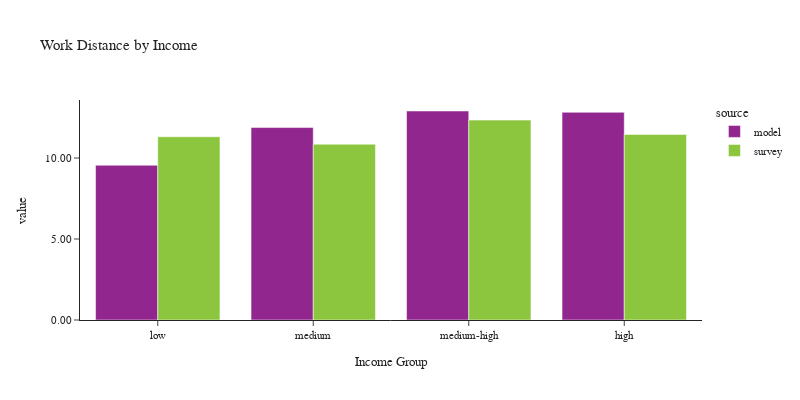

Notebook code cell kept with this figure:
### Code cell
plot_work_location(df_workers, 'hhincome_group', 'Income', 'Income Group')

### Figure 1 — Plotly figure (JSON) as saved in the notebook; plotly's stock layout.template omitted (floating-point values rounded to 4 significant figures)
{"data": [{"alignmentgroup": "True", "customdata": [[24134], [47251], [66144], [83925]], "hovertemplate": "source=model<br>hhincome_group=%{x}<br>value=%{y}<br>sample count=%{customdata[0]}<extra></extra>", "legendgroup": "model", "marker": {"color": "#91268F", "pattern": {"shape": ""}}, "name": "model", "offsetgroup": "model", "orientation": "v", "showlegend": true, "textposition": "auto", "type": "bar", "x": ["low", "medium", "medium-high", "high"], "xaxis": "x", "y": [9.554, 11.88, 12.9, 12.82], "yaxis": "y"}, {"alignmentgroup": "True", "customdata": [[591], [560], [861], [593]], "hovertemplate": "source=survey<br>hhincome_group=%{x}<br>value=%{y}<br>sample count=%{customdata[0]}<extra></extra>", "legendgroup": "survey", "marker": {"color": "#8CC63E", "pattern": {"shape": ""}}, "name": "survey", "offsetgroup": "survey", "orientation": "v", "showlegend": true, "textposition": "auto", "type": "bar", "x": ["low", "medium", "medium-high", "high"], "xaxis": "x", "y": [11.31, 10.85, 12.34, 11.46], "yaxis": "y"}], "layout": {"barmode": "group", "font": {"size": 11}, "height": 400, "legend": {"title": {"text": "source"}, "tracegroupgap": 0}, "title": {"text": "Work Distance by Income"}, "width": 800, "xaxis": {"anchor": "y", "domain": [0.0, 1.0], "title": {"text": "Income Group"}}, "yaxis": {"anchor": "x", "domain": [0.0, 1.0], "tickformat": ".2f", "title": {"text": "value"}}}}
